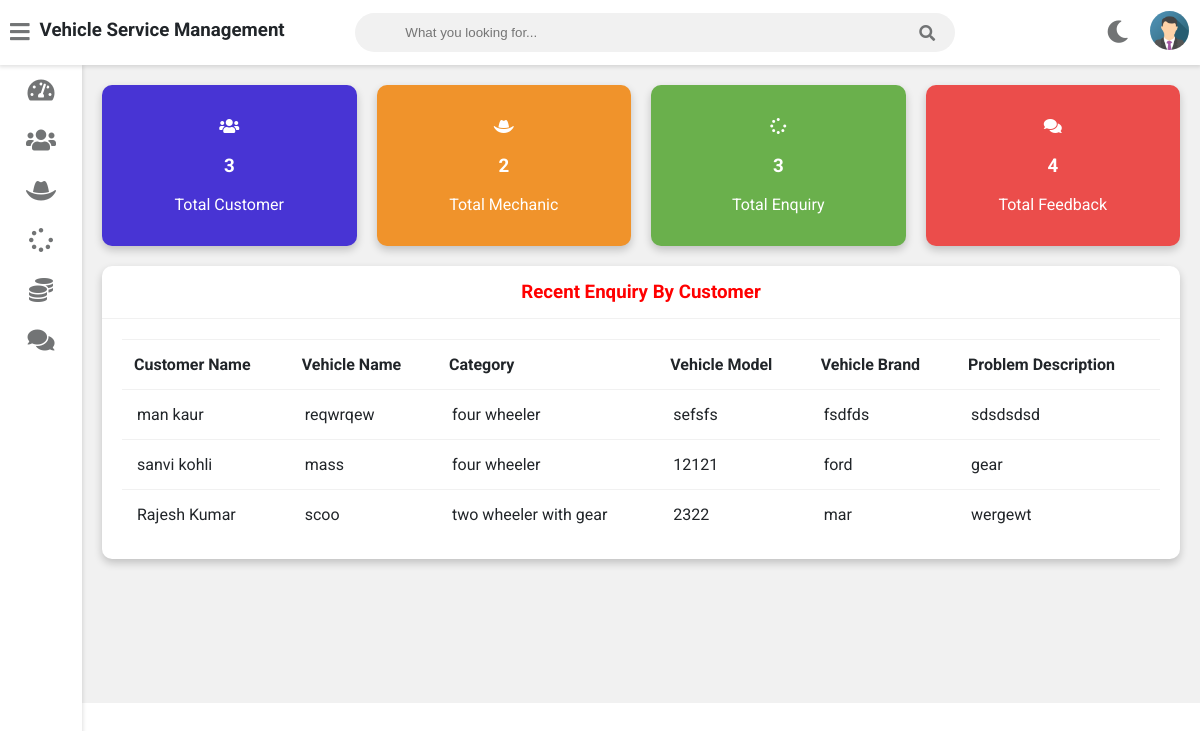
Page /admin-dashboard (signed in) on the committed database.
### vehicle/models.py (models this page shows, shortened)
class Customer(models.Model):
    user=models.OneToOneField(User,on_delete=models.CASCADE)
    profile_pic= models.ImageField(upload_to='profile_pic/CustomerProfilePic/',null=True,blank=True)
    address = models.CharField(max_length=40)
    mobile = models.CharField(max_length=20,null=False)
    @property
    def get_name(self):
        return self.user.first_name+" "+self.user.last_name

class Request(models.Model):
    cat=(('two wheeler with gear','two wheeler with gear'),('two wheeler without gear','two wheeler without gear'),('three wheeler','three wheeler'),('four wheeler','four wheeler'))
    category=models.CharField(max_length=50,choices=cat)
    vehicle_no=models.PositiveIntegerField(null=False)
    vehicle_name = models.CharField(max_length=40,null=False)
    vehicle_model = models.CharField(max_length=40,null=False)
    vehicle_brand = models.CharField(max_length=40,null=False)
    problem_description = models.CharField(max_length=500,null=False)
    date=models.DateField(auto_now=True)
    cost=models.PositiveIntegerField(null=True)
    customer=models.ForeignKey('Customer', on_delete=models.CASCADE,null=True)
    mechanic=models.ForeignKey('Mechanic',on_delete=models.CASCADE,null=True)
    stat=(('Pending','Pending'),('Approved','Approved'),('Repairing','Repairing'),('Repairing Done','Repairing Done'),('Released','Released'))
    status=models.CharField(max_length=50,choices=stat,default='Pending',null=True)

### vehicle/views.py (the view)
# urls.py: path('admin-dashboard', views.admin_dashboard_view,name='admin-dashboard'),
@login_required(login_url='adminlogin')
def admin_dashboard_view(request):
    enquiry=models.Request.objects.all().order_by('-id')
    customers=[]
    for enq in enquiry:
        customer=models.Customer.objects.get(id=enq.customer_id)
        customers.append(customer)
    dict={
    'total_customer':models.Customer.objects.all().count(),
    'total_mechanic':models.Mechanic.objects.all().count(),
    'total_request':models.Request.objects.all().count(),
    'total_feedback':models.Feedback.objects.all().count(),
    'data':zip(customers,enquiry),
    }
    return render(request,'vehicle/admin_dashboard.html',context=dict)

### templates/vehicle/admin_dashboard.html
{% extends 'vehicle/adminbase.html' %}
{% load static %}
{% block content %}
	<div class="wrapper">
		<div class="row">
			<div class="col-3 col-m-6 col-sm-6">
				<div class="counter bg-primary">
					<p>
						<i class="fas fa-users"></i>
					</p>
					<h3>{{total_customer}}</h3>
					<p>Total Customer</p>
				</div>
			</div>
			<div class="col-3 col-m-6 col-sm-6">
				<div class="counter bg-warning">
					<p>
						<i class="fas fa-hat-cowboy"></i>
					</p>
					<h3>{{total_mechanic}}</h3>
					<p>Total Mechanic</p>
				</div>
			</div>
			<div class="col-3 col-m-6 col-sm-6">
				<div class="counter bg-success">
					<p>
						<i class="fas fa-spinner"></i>
					</p>
					<h3>{{total_request}}</h3>
					<p>Total Enquiry</p>
				</div>
			</div>
			<div class="col-3 col-m-6 col-sm-6">
				<div class="counter bg-danger">
					<p>
						<i class="fas fa-comments"></i>
					</p>
					<h3>{{total_feedback}}</h3>
					<p>Total Feedback</p>
				</div>
			</div>
		</div>
		<div class="row">
			<div class="col-12 col-m-12 col-sm-12">
				<div class="card">
					<div class="card-header">
						<h3 style="color:red; text-align:center" >Recent Enquiry By Customer
						</h3>
					</div>
					<div class="card-content">
						<table>
							<thead>
								<tr>
									<th>Customer Name</th>
									<th>Vehicle Name</th>
									<th>Category</th>
									<th>Vehicle Model</th>
									<th>Vehicle Brand</th>
									<th>Problem Description</th>
								</tr>
							</thead>
							<tbody>
								{% for c,r in data %}
								<tr>
									<td> {{c.get_name}}</td>
									<td> {{r.vehicle_name}}</td>
									<td>{{r.category}}</td>
									<td>{{r.vehicle_model}}</td>
									<td>{{r.vehicle_brand}}</td>
									<td>{{r.problem_description}}</td>
								</tr>
								{% endfor %}
							</tbody>
						</table>
					</div>
				</div>
			</div>
		</div>
  <br><br><br><br><br><br>
	</div>
{% endblock content %}

### templates/vehicle/adminbase.html (shortened to what this page needs)
<!DOCTYPE html>
{% load static %}
<html>
<head>
	<link rel="stylesheet" type="text/css" href="https://cdnjs.cloudflare.com/ajax/libs/Chart.js/2.9.3/Chart.min.css">
	<link rel="stylesheet" type="text/css" href="{% static "fontawesome-free/css/all.min.css" %}">
	<link rel="stylesheet" type="text/css" href="{% static "style.css" %}">
</head>
<body class="overlay-scrollbar">
	<div class="navbar">
		<ul class="navbar-nav">
			<li class="nav-item">
				<a class="nav-link">
					<i class="fas fa-bars" onclick="collapseSidebar()"></i>
				</a>
			</li>
			<li class="nav-item">
				<h3>Vehicle Service Management</h3>
			</li>
		</ul>
		<form class="navbar-search">
			<input type="text" name="Search" class="navbar-search-input" placeholder="What you looking for...">
			<i class="fas fa-search"></i>
		</form>
		<ul class="navbar-nav nav-right">
			<li class="nav-item mode">
				<a class="nav-link" href="#" onclick="switchTheme()">
					<i class="fas fa-moon dark-icon"></i>
				</a>
			</li>
			<li class="nav-item avt-wrapper">
				<div class="avt dropdown">
					<img src="{% static "images/admin.png" %} " alt="User image" class="dropdown-toggle" data-toggle="user-menu">
				</div>
			</li>
		</ul>
	</div>
	<div class="sidebar">
		<ul class="sidebar-nav">
			<li class="sidebar-nav-item">
				<a href="/admin-dashboard" class="sidebar-nav-link">
					<div>
						<i class="fas fa-tachometer-alt"></i>
					</div>
				</a>
			</li>
			<li class="sidebar-nav-item">
				<a href="/admin-customer" class="sidebar-nav-link">
					<div>
						<i class="fas fa-users"></i>
					</div>
				</a>
			</li>
			<li  class="sidebar-nav-item">
				<a href="/admin-mechanic" class="sidebar-nav-link">
					<div>
					<i class="fas fa-hat-cowboy"></i>
					</div>
				</a>
			</li>
			<li  class="sidebar-nav-item">
				<a href="/admin-request" class="sidebar-nav-link">
					<div>
						<i class="fas fa-spinner"></i>
					</div>
				</a>
			</li>
			<li  class="sidebar-nav-item">
				<a href="/admin-report" class="sidebar-nav-link">
					<div>
						<i class="fas fa-coins"></i>
					</div>
				</a>
			</li>
			<li  class="sidebar-nav-item">
				<a href="/admin-feedback" class="sidebar-nav-link">
					<div>
					<i class="fas fa-comments"></i>
					</div>
				</a>
			</li>
		</ul>
	</div>
<div>
	<div class="content">
		{% block content %}
		{% endblock content %}
	</div>
</div>
</body>
</html>

### rows in the picture
Customer: get_name "man kaur", vehicle_name "reqwrqew", category "four wheeler", vehicle_model "sefsfs", vehicle_brand "fsdfds", problem_description "sdsdsdsd"
Customer: get_name "sanvi kohli", vehicle_name "mass", category "four wheeler", vehicle_model "12121", vehicle_brand "ford", problem_description "gear"
Customer: get_name "Rajesh Kumar", vehicle_name "scoo", category "two wheeler with gear", vehicle_model "2322", vehicle_brand "mar", problem_description "wergewt"

### other values in the picture
{{ total_customer }} "3"
{{ total_mechanic }} "2"
{{ total_request }} "3"
{{ total_feedback }} "4"
